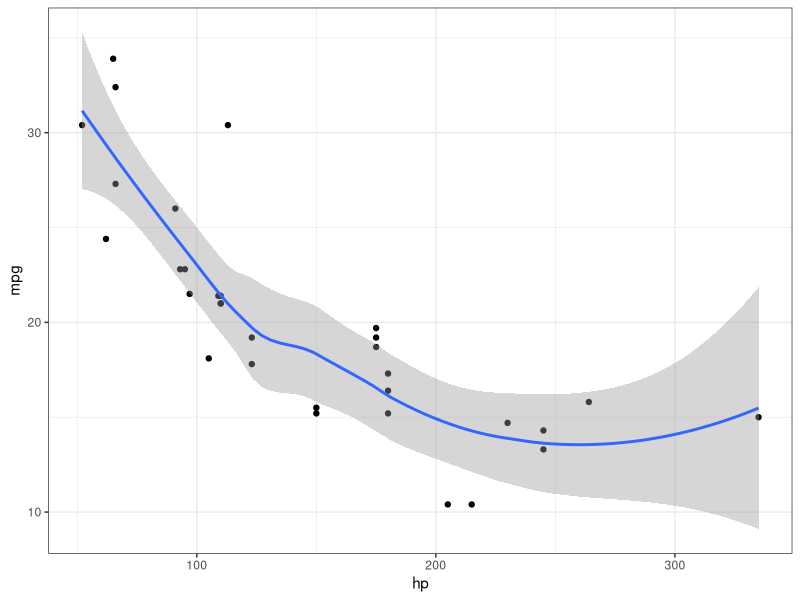

Generate this figure with R:
## ---- chunk 1
knitr::opts_chunk$set(echo = FALSE)



## ---- chunk 2
library(tidyverse)
ggplot(mtcars, aes(hp,mpg)) + 
  geom_point() + 
  geom_smooth() + 
  theme_bw()
